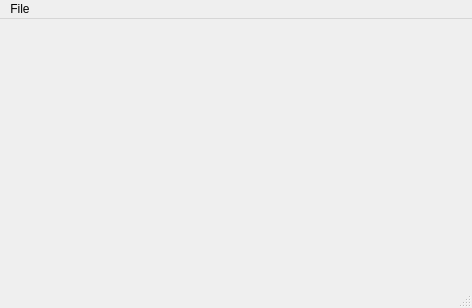
<?xml version="1.0" encoding="UTF-8"?>
<ui version="4.0">
 <class>MainWindow</class>
 <widget class="QMainWindow" name="MainWindow">
  <property name="geometry">
   <rect>
    <x>0</x>
    <y>0</y>
    <width>472</width>
    <height>308</height>
   </rect>
  </property>
  <property name="windowTitle">
   <string>MainWindow</string>
  </property>
  <widget class="QWidget" name="centralwidget"/>
  <widget class="QMenuBar" name="menubar">
   <property name="geometry">
    <rect>
     <x>0</x>
     <y>0</y>
     <width>472</width>
     <height>22</height>
    </rect>
   </property>
   <widget class="QMenu" name="menuFile">
    <property name="title">
     <string>File</string>
    </property>
    <addaction name="actionNew"/>
    <addaction name="actionOpen"/>
    <addaction name="actionExit"/>
   </widget>
   <addaction name="menuFile"/>
  </widget>
  <widget class="QStatusBar" name="statusbar"/>
  <action name="actionNew">
   <property name="icon">
    <iconset>
     <normaloff>6663.png_860.png</normaloff>6663.png_860.png</iconset>
   </property>
   <property name="text">
    <string>New</string>
   </property>
  </action>
  <action name="actionOpen">
   <property name="icon">
    <iconset>
     <normaloff>open-glyph-black-icon-png_293016.jpg</normaloff>open-glyph-black-icon-png_293016.jpg</iconset>
   </property>
   <property name="text">
    <string>Open</string>
   </property>
  </action>
  <action name="actionExit">
   <property name="icon">
    <iconset>
     <normaloff>pngtree-icon-close-button-png-image_1357955.jpg</normaloff>pngtree-icon-close-button-png-image_1357955.jpg</iconset>
   </property>
   <property name="text">
    <string>Exit</string>
   </property>
  </action>
 </widget>
 <resources/>
 <connections/>
</ui>
